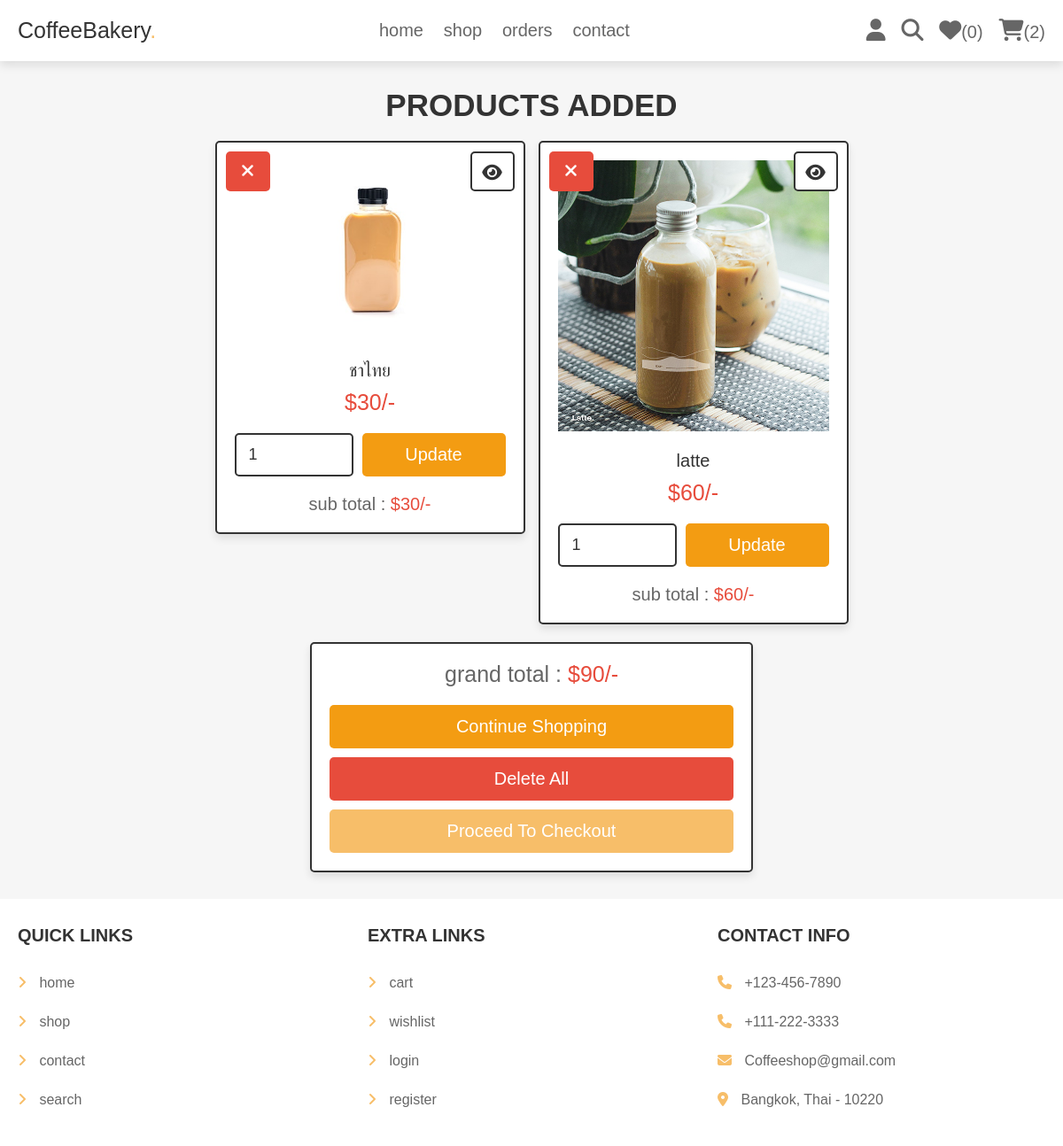
The app's page /cart.php (signed in) with its own data.
### tables this page shows
CREATE TABLE `cart` (
  `id` int(100) NOT NULL,
  `user_id` int(100) NOT NULL,
  `pid` int(100) NOT NULL,
  `name` varchar(100) NOT NULL,
  `price` int(100) NOT NULL,
  `cost` int(11) NOT NULL,
  `quantity` int(100) NOT NULL,
  `image` varchar(100) NOT NULL
);

### cart.php (the view, shortened to what this page needs)
<?php
@include 'config.php';
$user_id = $_SESSION['user_id'];
?>
<!DOCTYPE html>
<html lang="en">
<head>
   <link rel="stylesheet" href="https://cdnjs.cloudflare.com/ajax/libs/font-awesome/6.1.1/css/all.min.css">
   <link rel="stylesheet" href="css/style.css">
</head>
<body>
<?php include 'header.php'; ?>
<section class="shopping-cart">
   <h1 class="title">products added</h1>
   <div class="box-container">
   <?php
      $grand_total = 0;
      $select_cart = $conn->prepare("SELECT * FROM `cart` WHERE user_id = ?");
      $select_cart->execute([$user_id]);
      if($select_cart->rowCount() > 0){
         while($fetch_cart = $select_cart->fetch(PDO::FETCH_ASSOC)){
   ?>
   <form action="" method="POST" class="box">
      <a href="cart.php?delete=<?= $fetch_cart['id']; ?>" class="fas fa-times" onclick="return confirm('delete this from cart?');"></a>
      <a href="view_page.php?pid=<?= $fetch_cart['pid']; ?>" class="fas fa-eye"></a>
      <img src="uploaded_img/<?= $fetch_cart['image']; ?>" alt="">
      <div class="name"><?= $fetch_cart['name']; ?></div>
      <div class="price">$<?= $fetch_cart['price']; ?>/-</div>
      <div class="flex-btn">
         <input type="number" min="1" value="<?= $fetch_cart['quantity']; ?>" class="qty" name="p_qty">
         <input type="submit" value="update" name="update_qty" class="option-btn">
      </div>
      <div class="sub-total"> sub total : <span>$<?= $sub_total = ($fetch_cart['price'] * $fetch_cart['quantity']); ?>/-</span> </div>
   </form>
   <?php
      $grand_total += $sub_total;
      }
   }else{
      echo '<p class="empty">your cart is empty</p>';
   }
   ?>
   </div>
   <div class="cart-total">
      <p>grand total : <span>$<?= $grand_total; ?>/-</span></p>
      <a href="shop.php" class="option-btn">continue shopping</a>
      <a href="cart.php?delete_all" class="delete-btn <?= ($grand_total > 1)?'':'disabled'; ?>">delete all</a>
      <a href="checkout.php" class="btn <?= ($grand_total > 1)?'':'disabled'; ?>">proceed to checkout</a>
   </div>
</section>
<?php include 'footer.php'; ?>
</body>
</html>

### css/style.css (style rules this page uses)
.shopping-cart .box-container { display: grid; grid-template-columns: repeat(auto-fit, 35rem); gap:1.5rem; justify-content: center; align-items: flex-start; }
.shopping-cart .box-container .box { padding:2rem; text-align: center; border:var(--border); background-color: var(--white); box-shadow: var(--box-shadow); border-radius: .5rem; position: relative; }
.shopping-cart .box-container .box .price { padding:1rem 0; color:var(--red); font-size: 2.5rem; }
.shopping-cart .box-container .box .fa-eye { position: absolute; top:1rem; right:1rem; border-radius: .5rem; height: 4.5rem; line-height: 4.3rem; width: 5rem; border:var(--border); color:var(--black); font-size: 2rem; background-color: var(--white); }
.shopping-cart .box-container .box .fa-times { position: absolute; top:1rem; left:1rem; border-radius: .5rem; height: 4.5rem; line-height: 4.3rem; width: 5rem; color:var(--white); font-size: 2rem; background-color: var(--red); }
.shopping-cart .box-container .box img { width: 100%; margin-bottom: 1rem; }
.shopping-cart .box-container .box .name { font-size: 2rem; color:var(--black); padding-top: 1rem; }
.shopping-cart .box-container .box .qty { margin-top: 1rem; border-radius: .5rem; padding:1.2rem 1.4rem; font-size: 1.8rem; color:var(--black); border:var(--border); width: 100%; }
.shopping-cart .box-container .sub-total { margin-top: 2rem; font-size: 2rem; color:var(--light-color); }
.shopping-cart .box-container .sub-total span { color:var(--red); }
.shopping-cart .cart-total { max-width: 50rem; margin: 0 auto; margin-top: 2rem; padding:2rem; text-align: center; border:var(--border); background-color: var(--white); box-shadow: var(--box-shadow); border-radius: .5rem; }
.shopping-cart .cart-total p { margin-bottom: 2rem; font-size: 2.5rem; color:var(--light-color); }
.shopping-cart .cart-total p span { color:var(--red); }

### css/components.css (style rules this page uses)
:root { ---green: rgb(247, 190, 105); --orange:#f39c12; --red:#e74c3c; --black:#333; --light-color:#666; --white:#fff; --light-bg:#f6f6f6; --border:.2rem solid var(--black); --box-shadow:0 .5rem 1rem rgba(0,0,0,.1); }
* { font-family: 'Rubik', sans-serif; margin:0; padding:0; box-sizing: border-box; outline: none; border:none; text-decoration: none; color:var(--black); }
body { background-color: var(--light-bg); }
html { font-size: 62.5%; overflow-x: hidden; scroll-behavior: smooth; scroll-padding-top: 6.5rem; }
section { padding:3rem 2rem; max-width: 1200px; margin:0 auto; }
.btn, .delete-btn, .option-btn { display: block; width: 100%; margin-top: 1rem; border-radius: .5rem; color:var(--white); font-size: 2rem; padding:1.3rem 3rem; text-transform: capitalize; cursor: pointer; text-align: center; }
.btn { background-color:rgb(247, 190, 105); }
.delete-btn { background-color: var(--red); }
.option-btn { background-color: var(--orange); }
.flex-btn { display: flex; flex-wrap: wrap; gap:1rem; }
.flex-btn > * { flex:1; }
.title { text-align: center; margin-bottom: 2rem; text-transform: uppercase; color:var(--black); font-size: 3.5rem; }

### records on screen
cart: image (picture), name "ชาไทย", price "30", p_qty "1"
cart: image (picture), name "latte", price "60", p_qty "1"

### other values on screen
$count_wishlist_items->rowCount() "0"
$count_cart_items->rowCount() "2"
$grand_total "90"
